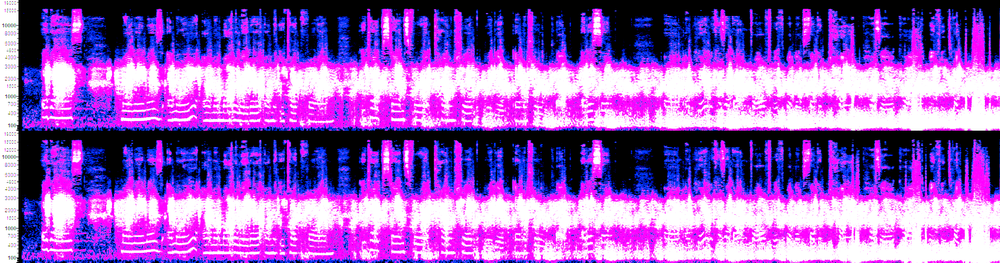
#> input picture self_introduction_memory_dump/_Tape9_thought/self_intro_spec_cont_brightened.png, 1000 x 263 px, shrunk from 2381 x 626 before the run, found by its file name
$ python stretch_bottom.py
#> lines starting #> are read from the running program, lines starting #| are printed output that depends on the picture
from PIL import Image
import numpy as np

img = Image.open(r'C:\stack\arg\self_intro_spec_cont_brightened.png')
#> img is the input picture: PIL image 1000x263 RGBA; mean R, G, B, A 151.4, 89, 190.8, 255
arr = np.array(img)
print('Image shape:', arr.shape)
#| Image shape: (263, 1000, 4)

h, w = arr.shape[:2]
#> h = 263; w = 1000
mid = h // 2
#> mid = 131

# crop bottom of top half (approx 50 rows)
top_crop = arr[mid-55:mid, :]
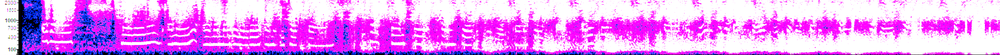
#> top_crop: shape (55, 1000, 4); mean R, G, B, A 232.9, 148.1, 247.7, 255
# crop bottom of bottom half
bot_crop = arr[h-55:h, :]
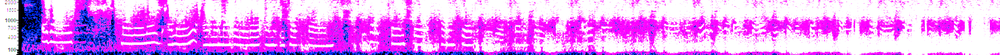
#> bot_crop: shape (55, 1000, 4); mean R, G, B, A 232.8, 146.1, 248.5, 255

# stretch vertically
factor = 4
top_stretch = np.repeat(top_crop, factor, axis=0)
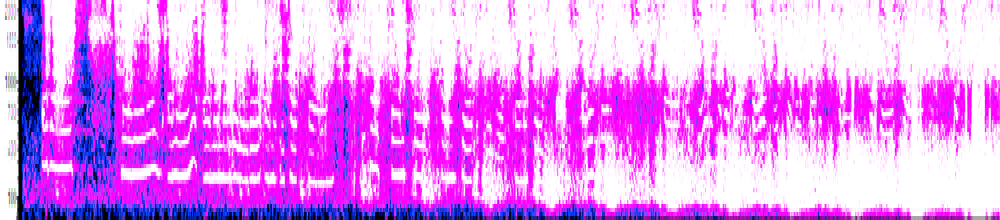
#> top_stretch: shape (220, 1000, 4); mean R, G, B, A 232.9, 148.1, 247.7, 255
bot_stretch = np.repeat(bot_crop, factor, axis=0)
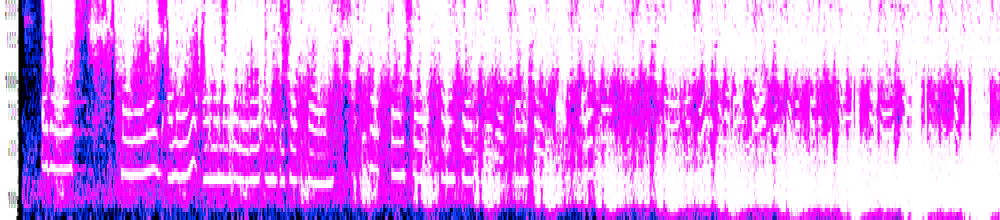
#> bot_stretch: shape (220, 1000, 4); mean R, G, B, A 232.8, 146.1, 248.5, 255

from PIL import Image
Image.fromarray(top_stretch).save(r'C:\stack\arg\tapes_man_2\top_bottom_stretched.png')
Image.fromarray(bot_stretch).save(r'C:\stack\arg\tapes_man_2\bot_bottom_stretched.png')
print('Saved stretched crops.')
